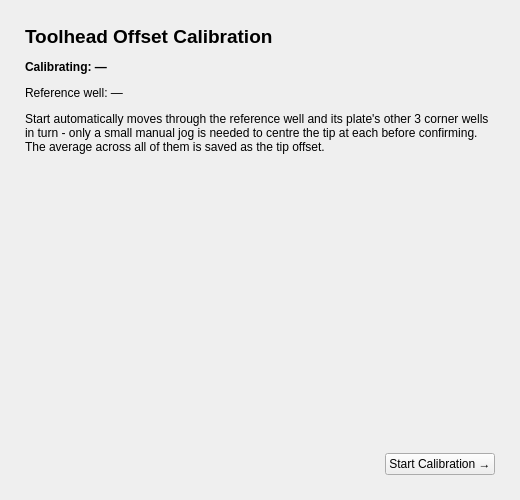
<?xml version="1.0" encoding="UTF-8"?>
<ui version="4.0">
 <class>ToolheadCalibrationDialog</class>
 <widget class="QWidget" name="ToolheadCalibrationDialog">
  <property name="geometry">
   <rect><x>0</x><y>0</y><width>520</width><height>500</height></rect>
  </property>
  <property name="windowTitle"><string>Toolhead Calibration</string></property>

  <layout class="QVBoxLayout" name="dialog_root">
   <property name="spacing"><number>12</number></property>
   <property name="leftMargin"><number>16</number></property>
   <property name="topMargin"><number>16</number></property>
   <property name="rightMargin"><number>16</number></property>
   <property name="bottomMargin"><number>16</number></property>

   <item>
    <widget class="QStackedWidget" name="page_stack">

     <!-- ── Page 0: Intro ── -->
     <widget class="QWidget" name="page_intro">
      <layout class="QVBoxLayout" name="intro_layout">
       <property name="spacing"><number>12</number></property>
       <item>
        <widget class="QLabel" name="intro_title">
         <property name="text"><string>Toolhead Offset Calibration</string></property>
         <property name="font"><font><pointsize>14</pointsize><bold>true</bold></font></property>
        </widget>
       </item>
       <item>
        <widget class="QLabel" name="toolhead_name_lbl">
         <property name="text"><string>Calibrating: —</string></property>
         <property name="font"><font><bold>true</bold></font></property>
        </widget>
       </item>
       <item>
        <widget class="QLabel" name="cal_ref_well_lbl">
         <property name="text"><string>Reference well: —</string></property>
        </widget>
       </item>
       <item>
        <widget class="QLabel" name="intro_body">
         <property name="text"><string>Start automatically moves through the reference well and its plate's other 3 corner wells in turn - only a small manual jog is needed to centre the tip at each before confirming. The average across all of them is saved as the tip offset.</string></property>
         <property name="wordWrap"><bool>true</bool></property>
        </widget>
       </item>
       <item>
        <spacer>
         <property name="orientation"><enum>Qt::Orientation::Vertical</enum></property>
         <property name="sizeHint" stdset="0"><size><width>20</width><height>20</height></size></property>
        </spacer>
       </item>
       <item>
        <layout class="QHBoxLayout">
         <item>
          <spacer>
           <property name="orientation"><enum>Qt::Orientation::Horizontal</enum></property>
           <property name="sizeHint" stdset="0"><size><width>40</width><height>20</height></size></property>
          </spacer>
         </item>
         <item>
          <widget class="QPushButton" name="start_cal_btn">
           <property name="text"><string>Start Calibration →</string></property>
           <property name="minimumWidth"><number>140</number></property>
          </widget>
         </item>
        </layout>
       </item>
      </layout>
     </widget>

     <!-- ── Page 1: Corner sequence ── -->
     <widget class="QWidget" name="page_corners">
      <layout class="QVBoxLayout" name="corners_layout">
       <property name="spacing"><number>8</number></property>

       <item>
        <widget class="QLabel" name="corner_title_lbl">
         <property name="text"><string>Corner 1 of 4</string></property>
         <property name="font"><font><pointsize>13</pointsize><bold>true</bold></font></property>
        </widget>
       </item>
       <item>
        <widget class="QLabel" name="corner_instruction_lbl">
         <property name="text"><string>Jog the tip to the centre of the well, then confirm.</string></property>
         <property name="wordWrap"><bool>true</bool></property>
        </widget>
       </item>

       <!-- Diagram + progress side by side -->
       <item>
        <layout class="QHBoxLayout">
         <property name="spacing"><number>16</number></property>
         <item>
          <widget class="QLabel" name="corner_diagram_lbl">
           <property name="minimumSize"><size><width>200</width><height>200</height></size></property>
           <property name="maximumSize"><size><width>200</width><height>200</height></size></property>
           <property name="frameShape"><enum>QFrame::Shape::NoFrame</enum></property>
           <property name="text"><string></string></property>
           <property name="alignment"><set>Qt::AlignmentFlag::AlignCenter</set></property>
          </widget>
         </item>
         <item>
          <layout class="QVBoxLayout">
           <property name="spacing"><number>6</number></property>
           <item>
            <widget class="QLabel">
             <property name="text"><string>Progress</string></property>
             <property name="font"><font><bold>true</bold></font></property>
            </widget>
           </item>
           <item>
            <widget class="QLabel" name="corner1_status_lbl">
             <property name="text"><string>○  -</string></property>
             <property name="font"><font><family>monospace</family></font></property>
            </widget>
           </item>
           <item>
            <widget class="QLabel" name="corner2_status_lbl">
             <property name="text"><string>○  -</string></property>
             <property name="font"><font><family>monospace</family></font></property>
            </widget>
           </item>
           <item>
            <widget class="QLabel" name="corner3_status_lbl">
             <property name="text"><string>○  -</string></property>
             <property name="font"><font><family>monospace</family></font></property>
            </widget>
           </item>
           <item>
            <widget class="QLabel" name="corner4_status_lbl">
             <property name="text"><string>○  -</string></property>
             <property name="font"><font><family>monospace</family></font></property>
            </widget>
           </item>
           <item>
            <spacer>
             <property name="orientation"><enum>Qt::Orientation::Vertical</enum></property>
             <property name="sizeHint" stdset="0"><size><width>20</width><height>10</height></size></property>
            </spacer>
           </item>
          </layout>
         </item>
        </layout>
       </item>

       <!-- Jog controls -->
       <item>
        <widget class="QGroupBox" name="jog_group">
         <property name="title"><string>Jog</string></property>
         <layout class="QHBoxLayout" name="jog_outer">
          <property name="spacing"><number>20</number></property>
          <item>
           <layout class="QGridLayout" name="xy_jog_grid">
            <property name="spacing"><number>2</number></property>
            <item row="0" column="1">
             <widget class="QPushButton" name="jog_y_pos_btn">
              <property name="text"><string>▲</string></property>
              <property name="maximumWidth"><number>40</number></property>
             </widget>
            </item>
            <item row="1" column="0">
             <widget class="QPushButton" name="jog_x_neg_btn">
              <property name="text"><string>◄</string></property>
              <property name="maximumWidth"><number>40</number></property>
             </widget>
            </item>
            <item row="1" column="2">
             <widget class="QPushButton" name="jog_x_pos_btn">
              <property name="text"><string>►</string></property>
              <property name="maximumWidth"><number>40</number></property>
             </widget>
            </item>
            <item row="2" column="1">
             <widget class="QPushButton" name="jog_y_neg_btn">
              <property name="text"><string>▼</string></property>
              <property name="maximumWidth"><number>40</number></property>
             </widget>
            </item>
           </layout>
          </item>
          <item>
           <layout class="QVBoxLayout">
            <item>
             <widget class="QPushButton" name="jog_z_pos_btn">
              <property name="text"><string>Z ▲</string></property>
             </widget>
            </item>
            <item>
             <widget class="QPushButton" name="jog_z_neg_btn">
              <property name="text"><string>Z ▼</string></property>
             </widget>
            </item>
           </layout>
          </item>
          <item>
           <layout class="QVBoxLayout">
            <item>
             <widget class="QLabel">
              <property name="text"><string>Step (mm)</string></property>
             </widget>
            </item>
            <item>
             <widget class="QDoubleSpinBox" name="jog_step_spin">
              <property name="minimum"><double>0.100000000000000</double></property>
              <property name="maximum"><double>10.000000000000000</double></property>
              <property name="singleStep"><double>0.100000000000000</double></property>
              <property name="value"><double>0.500000000000000</double></property>
              <property name="maximumWidth"><number>80</number></property>
             </widget>
            </item>
            <item>
             <spacer>
              <property name="orientation"><enum>Qt::Orientation::Vertical</enum></property>
              <property name="sizeHint" stdset="0"><size><width>20</width><height>10</height></size></property>
             </spacer>
            </item>
           </layout>
          </item>
         </layout>
        </widget>
       </item>

       <!-- Bottom bar -->
       <item>
        <layout class="QHBoxLayout">
         <item>
          <widget class="QPushButton" name="abort_cal_btn">
           <property name="text"><string>Abort</string></property>
           <property name="maximumWidth"><number>70</number></property>
          </widget>
         </item>
         <item>
          <spacer>
           <property name="orientation"><enum>Qt::Orientation::Horizontal</enum></property>
           <property name="sizeHint" stdset="0"><size><width>40</width><height>20</height></size></property>
          </spacer>
         </item>
         <item>
          <widget class="QPushButton" name="confirm_corner_btn">
           <property name="text"><string>Confirm Corner 1 ✓</string></property>
           <property name="minimumWidth"><number>150</number></property>
          </widget>
         </item>
        </layout>
       </item>

      </layout>
     </widget>

     <!-- ── Page 2: Results ── -->
     <widget class="QWidget" name="page_results">
      <layout class="QVBoxLayout" name="results_layout">
       <property name="spacing"><number>16</number></property>
       <item>
        <widget class="QLabel" name="results_title">
         <property name="text"><string>Calibration Complete</string></property>
         <property name="font"><font><pointsize>14</pointsize><bold>true</bold></font></property>
        </widget>
       </item>
       <item>
        <widget class="QGroupBox" name="offset_group">
         <property name="title"><string>Measured Well Centre — absolute machine position (not the offset)</string></property>
         <layout class="QVBoxLayout">
          <item>
           <widget class="QLabel" name="offset_x_lbl">
            <property name="text"><string>Measured well centre X:   ---  mm</string></property>
            <property name="font"><font><family>monospace</family><pointsize>12</pointsize></font></property>
           </widget>
          </item>
          <item>
           <widget class="QLabel" name="offset_y_lbl">
            <property name="text"><string>Measured well centre Y:   ---  mm</string></property>
            <property name="font"><font><family>monospace</family><pointsize>12</pointsize></font></property>
           </widget>
          </item>
         </layout>
        </widget>
       </item>
       <item>
        <widget class="QLabel" name="computed_offset_lbl">
         <property name="text"><string>Nominal well centre and tip offset:   not yet calculated</string></property>
         <property name="font"><font><family>monospace</family><pointsize>11</pointsize></font></property>
         <property name="wordWrap"><bool>true</bool></property>
        </widget>
       </item>
       <item>
        <widget class="QLabel" name="results_note">
         <property name="text"><string>The measured centre above is where the tip physically is, not a correction amount. Press Accept to calculate the nominal (expected) well centre and the resulting tip offset, saved to this toolhead's local calibration file - review the numbers, then press Continue.</string></property>
         <property name="wordWrap"><bool>true</bool></property>
        </widget>
       </item>
       <item>
        <spacer>
         <property name="orientation"><enum>Qt::Orientation::Vertical</enum></property>
         <property name="sizeHint" stdset="0"><size><width>20</width><height>40</height></size></property>
        </spacer>
       </item>
       <item>
        <layout class="QHBoxLayout">
         <item>
          <widget class="QPushButton" name="redo_cal_btn">
           <property name="text"><string>↺  Redo</string></property>
          </widget>
         </item>
         <item>
          <spacer>
           <property name="orientation"><enum>Qt::Orientation::Horizontal</enum></property>
           <property name="sizeHint" stdset="0"><size><width>40</width><height>20</height></size></property>
          </spacer>
         </item>
         <item>
          <widget class="QPushButton" name="accept_cal_btn">
           <property name="text"><string>Accept &amp; Continue →</string></property>
           <property name="minimumWidth"><number>150</number></property>
          </widget>
         </item>
        </layout>
       </item>
      </layout>
     </widget>

     <!-- ── Page 3: Z touch ── -->
     <widget class="QWidget" name="page_z_touch">
      <layout class="QVBoxLayout" name="z_touch_layout">
       <property name="spacing"><number>12</number></property>
       <item>
        <widget class="QLabel" name="z_touch_title">
         <property name="text"><string>Z Reference Calibration</string></property>
         <property name="font"><font><pointsize>14</pointsize><bold>true</bold></font></property>
        </widget>
       </item>
       <item>
        <widget class="QLabel" name="z_touch_body">
         <property name="text"><string>Jog the tip straight down until it just touches the deck / Z=0 reference surface, then confirm. The current carriage Z becomes this toolhead's measured tip_offset_z.</string></property>
         <property name="wordWrap"><bool>true</bool></property>
        </widget>
       </item>
       <item>
        <widget class="QLabel" name="z_hover_info_lbl">
         <property name="text"><string></string></property>
         <property name="wordWrap"><bool>true</bool></property>
        </widget>
       </item>
       <item>
        <widget class="QCheckBox" name="hover_reference_chk">
         <property name="text"><string>Hover over the reference plate instead of touching the deck</string></property>
         <property name="toolTip"><string>Safer: uses the workspace's configured reference-plate height instead of touching the deck directly. Only available once a workspace with a calibration reference well is loaded.</string></property>
         <property name="enabled"><bool>false</bool></property>
        </widget>
       </item>
       <item>
        <widget class="QCheckBox" name="paper_shim_chk">
         <property name="text"><string>Using a paper shim between the tip and the surface (~0.1mm)</string></property>
         <property name="toolTip"><string>Slide a sheet of standard printer paper between the tip and the reference surface, jog down until it just drags, then confirm - the known paper thickness is subtracted automatically. Safer than touching directly: contact is felt by hand, not driven by the motor.</string></property>
        </widget>
       </item>
       <item>
        <spacer>
         <property name="orientation"><enum>Qt::Orientation::Vertical</enum></property>
         <property name="sizeHint" stdset="0"><size><width>20</width><height>10</height></size></property>
        </spacer>
       </item>
       <item>
        <widget class="QLabel" name="z_current_lbl">
         <property name="text"><string>Current Z:   ---  mm</string></property>
         <property name="font"><font><family>monospace</family><pointsize>12</pointsize></font></property>
         <property name="alignment"><set>Qt::AlignmentFlag::AlignCenter</set></property>
        </widget>
       </item>
       <item>
        <spacer>
         <property name="orientation"><enum>Qt::Orientation::Vertical</enum></property>
         <property name="sizeHint" stdset="0"><size><width>20</width><height>10</height></size></property>
        </spacer>
       </item>
       <item>
        <widget class="QGroupBox" name="z_jog_group">
         <property name="title"><string>Jog</string></property>
         <layout class="QHBoxLayout">
          <item>
           <spacer>
            <property name="orientation"><enum>Qt::Orientation::Horizontal</enum></property>
            <property name="sizeHint" stdset="0"><size><width>40</width><height>20</height></size></property>
           </spacer>
          </item>
          <item>
           <widget class="QPushButton" name="z_jog_pos_btn">
            <property name="text"><string>Z ▲</string></property>
            <property name="maximumWidth"><number>60</number></property>
           </widget>
          </item>
          <item>
           <widget class="QPushButton" name="z_jog_neg_btn">
            <property name="text"><string>Z ▼</string></property>
            <property name="maximumWidth"><number>60</number></property>
           </widget>
          </item>
          <item>
           <widget class="QLabel">
            <property name="text"><string>Step (mm)</string></property>
           </widget>
          </item>
          <item>
           <widget class="QDoubleSpinBox" name="z_jog_step_spin">
            <property name="minimum"><double>0.100000000000000</double></property>
            <property name="maximum"><double>10.000000000000000</double></property>
            <property name="singleStep"><double>0.100000000000000</double></property>
            <property name="value"><double>0.500000000000000</double></property>
            <property name="maximumWidth"><number>80</number></property>
           </widget>
          </item>
          <item>
           <spacer>
            <property name="orientation"><enum>Qt::Orientation::Horizontal</enum></property>
            <property name="sizeHint" stdset="0"><size><width>40</width><height>20</height></size></property>
           </spacer>
          </item>
         </layout>
        </widget>
       </item>
       <item>
        <spacer>
         <property name="orientation"><enum>Qt::Orientation::Vertical</enum></property>
         <property name="sizeHint" stdset="0"><size><width>20</width><height>20</height></size></property>
        </spacer>
       </item>
       <item>
        <layout class="QHBoxLayout">
         <item>
          <widget class="QPushButton" name="abort_z_btn">
           <property name="text"><string>Abort</string></property>
           <property name="maximumWidth"><number>70</number></property>
          </widget>
         </item>
         <item>
          <spacer>
           <property name="orientation"><enum>Qt::Orientation::Horizontal</enum></property>
           <property name="sizeHint" stdset="0"><size><width>40</width><height>20</height></size></property>
          </spacer>
         </item>
         <item>
          <widget class="QPushButton" name="confirm_z_touch_btn">
           <property name="text"><string>Confirm Touch &amp; Finish ✓</string></property>
           <property name="minimumWidth"><number>180</number></property>
          </widget>
         </item>
        </layout>
       </item>
      </layout>
     </widget>

    </widget>
   </item>
  </layout>
 </widget>
 <resources/>
 <connections/>
</ui>
